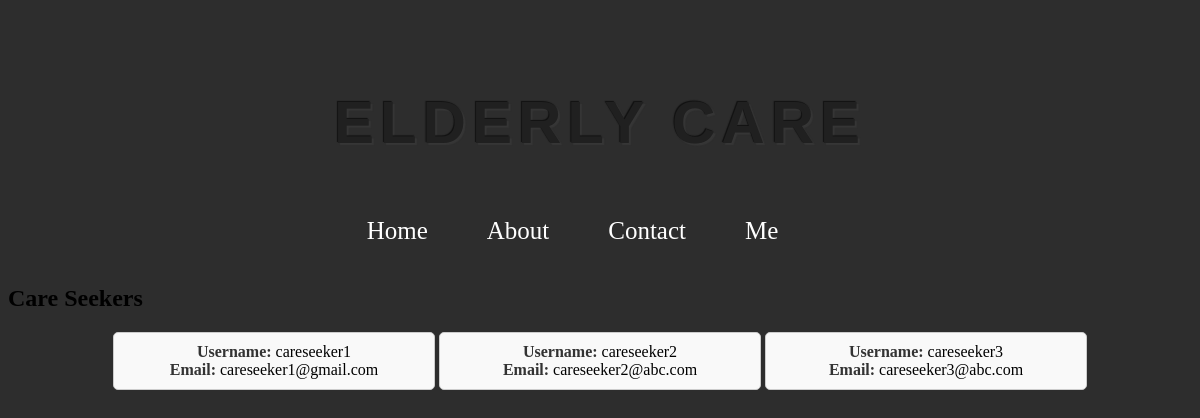
The page /caregiver_dashboard (signed in) on the database its author committed.
### app/models.py (models this page shows, shortened)
class Users(db.Model, UserMixin):
    __tablename__ = 'users'
    id = db.Column(db.Integer, primary_key=True)
    username = db.Column(db.String(50), unique=True, nullable=False)
    email = db.Column(db.String(120), unique=True, nullable=False)
    password = db.Column(db.String(255), nullable=False)
    location = db.Column(db.String(60), nullable=False)
    phone_number = db.Column(db.String(20), nullable=False)
    role = db.Column(db.String(15), nullable=False)
    age = db.Column(db.Integer)
    experience = db.Column(db.Integer)
    references = db.Column(ChoiceType([('Yes', 'yes'), ('No', 'no'), ('N/A', 'n/a')]))
    availability = db.Column(ChoiceType([('Full-Time', 'FT'), ('Part-Time', 'PT')]))
    languages_spoken = db.Column(db.String(100))
    background_check = db.Column(db.Boolean)
    additional_notes = db.Column(db.Text)
    type_of_care_needed = db.Column(db.String(100))
    monthly_budget = db.Column(db.Integer)
    availability_needed = db.Column(ChoiceType([('Full-Time', 'FT'), ('Part-Time', 'PT')]))
    preferred_qualifications = db.Column(db.String(100))
    medical_conditions = db.Column(db.String(100))

### app/routes.py (the view)
@auth_blueprint.route('/caregiver_dashboard')
def caregiver_dashboard():
    print('User authenticated before @login_required:', current_user.is_authenticated)
    print("Session:", session)
    if session.get('role') == 'caregiver':
        care_seekers = Users.query.filter_by(role='care_seeker').all()
        return render_template('caregiver_dashboard.html', care_seekers=care_seekers)
    else:
        flash('Access denied. Log in as careseeker', 'error')
        return redirect(url_for('home.homepage'))

### app/templates/caregiver_dashboard.html (shortened to what this page needs)
{% extends 'base.html' %}
{% block content %}
    <h2>Care Seekers</h2>
    <div class="care-seekers-container">
        {% for care_seeker in care_seekers %}
            <div class="care-seeker-box">
                <strong>Username:</strong> {{ care_seeker.username }}<br>
                <strong>Email:</strong> {{ care_seeker.email }}<br>
            </div>
        {% endfor %}
    </div>
{% endblock %}

### app/templates/base.html (style rules this page uses)
body { background-color: #2d2d2d; }

### app/templates/caregiver_dashboard.html (style rules this page uses)
.care-seekers-container { text-align: center; margin-top: 20px; }
.care-seeker-box { border: 1px solid #ccc; border-radius: 5px; padding: 10px; margin-bottom: 10px; width: 300px; background-color: #f9f9f9; display: inline-block; vertical-align: top; }
.care-seeker-box strong { color: #333; }

### rows shown on the page
Users: username "careseeker1", email "careseeker1@gmail.com"
Users: username "careseeker2", email "careseeker2@abc.com"
Users: username "careseeker3", email "careseeker3@abc.com"
